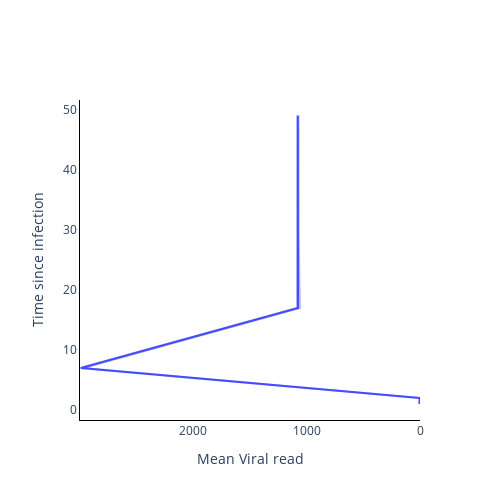

Notebook cell for this chart:
### Code cell
fig = go.Figure()

fig.add_trace(
    go.Scatter(
        y=time_from_infec,
        x=np.mean(vr_val, axis=1),
        mode='lines',
        name='Mean Viral read',
        showlegend=False,
    )
)

fig.add_trace(
    go.Scatter(
        y=time_from_infec.tolist() + time_from_infec.tolist()[::-1],
        x=np.quantile(vr_val, 0.975, axis=1).tolist() + np.quantile(vr_val, 0.025, axis=1).tolist()[::-1],
        mode='lines',
        fill='toself',
        fillcolor='blue',
        line_color='blue',
        opacity=0.3,
        showlegend=False,
    )
)

# Add axis labels
fig.update_layout(
    width=500, 
    height=500,
    plot_bgcolor='white',
    xaxis=dict(
        linecolor='black',
        title = 'Mean Viral read',
        autorange='reversed'
        ),
    yaxis=dict(
        linecolor='black',
        title = 'Time since infection'),
    #legend=dict(
    #    orientation="h",
    #    yanchor="bottom",
    #    y=1.02,
    #    xanchor="right",
    #    x=1
    #)
    )

fig.write_image('images/Viral_read_model-HPV.pdf')
fig.show()

### Figure 1 — Plotly figure (JSON) as saved in the notebook; plotly's stock layout.template omitted (floating-point values rounded to 4 significant figures)
{"data": [{"mode": "lines", "name": "Mean Viral read", "showlegend": false, "type": "scatter", "x": [1.947, 2.001, 596.8, 1194.0, 1792.0, 2389.0, 2987.0, 2796.0, 2605.0, 2413.0, 2222.0, 2031.0, 1840.0, 1649.0, 1458.0, 1266.0, 1075.0, 1075.0, 1075.0, 1076.0, 1076.0, 1076.0, 1076.0, 1076.0, 1076.0, 1076.0, 1076.0, 1076.0, 1077.0, 1077.0, 1077.0, 1077.0, 1077.0, 1077.0, 1077.0, 1077.0, 1077.0, 1077.0, 1077.0, 1077.0, 1077.0, 1077.0, 1077.0, 1077.0, 1077.0, 1077.0, 1077.0, 1077.0, 1077.0], "y": [1, 2, 3, 4, 5, 6, 7, 8, 9, 10, 11, 12, 13, 14, 15, 16, 17, 18, 19, 20, 21, 22, 23, 24, 25, 26, 27, 28, 29, 30, 31, 32, 33, 34, 35, 36, 37, 38, 39, 40, 41, 42, 43, 44, 45, 46, 47, 48, 49]}, {"fill": "toself", "fillcolor": "blue", "line": {"color": "blue"}, "mode": "lines", "opacity": 0.3, "showlegend": false, "type": "scatter", "x": [8.53, 8.592, 606.2, 1204.0, 1801.0, 2399.0, 2997.0, 2805.0, 2614.0, 2423.0, 2232.0, 2041.0, 1849.0, 1658.0, 1467.0, 1276.0, 1084.0, 1084.0, 1084.0, 1084.0, 1083.0, 1083.0, 1083.0, 1083.0, 1082.0, 1082.0, 1082.0, 1081.0, 1081.0, 1081.0, 1081.0, 1081.0, 1081.0, 1081.0, 1081.0, 1081.0, 1081.0, 1081.0, 1081.0, 1081.0, 1081.0, 1081.0, 1081.0, 1081.0, 1081.0, 1081.0, 1081.0, 1081.0, 1081.0, 1071.0, 1071.0, 1070.0, 1071.0, 1071.0, 1071.0, 1071.0, 1071.0, 1071.0, 1070.0, 1071.0, 1070.0, 1070.0, 1071.0, 1071.0, 1071.0, 1071.0, 1071.0, 1071.0, 1070.0, 1069.0, 1068.0, 1068.0, 1067.0, 1066.0, 1065.0, 1065.0, 1064.0, 1063.0, 1062.0, 1061.0, 1060.0, 1059.0, 1250.0, 1442.0, 1634.0, 1825.0, 2016.0, 2207.0, 2398.0, 2589.0, 2780.0, 2972.0, 2373.0, 1776.0, 1179.0, 581.2, 0, 0], "y": [1, 2, 3, 4, 5, 6, 7, 8, 9, 10, 11, 12, 13, 14, 15, 16, 17, 18, 19, 20, 21, 22, 23, 24, 25, 26, 27, 28, 29, 30, 31, 32, 33, 34, 35, 36, 37, 38, 39, 40, 41, 42, 43, 44, 45, 46, 47, 48, 49, 49, 48, 47, 46, 45, 44, 43, 42, 41, 40, 39, 38, 37, 36, 35, 34, 33, 32, 31, 30, 29, 28, 27, 26, 25, 24, 23, 22, 21, 20, 19, 18, 17, 16, 15, 14, 13, 12, 11, 10, 9, 8, 7, 6, 5, 4, 3, 2, 1]}], "layout": {"height": 500, "plot_bgcolor": "white", "width": 500, "xaxis": {"autorange": "reversed", "linecolor": "black", "title": {"text": "Mean Viral read"}}, "yaxis": {"linecolor": "black", "title": {"text": "Time since infection"}}}}
